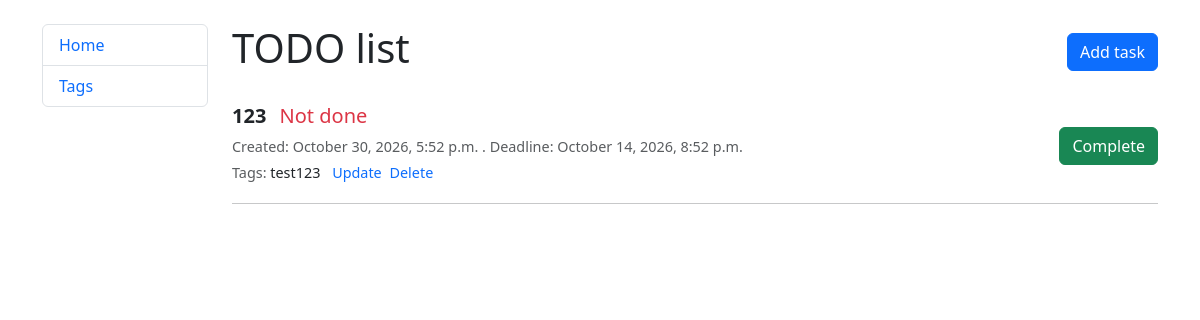
Before: / with the older database file.
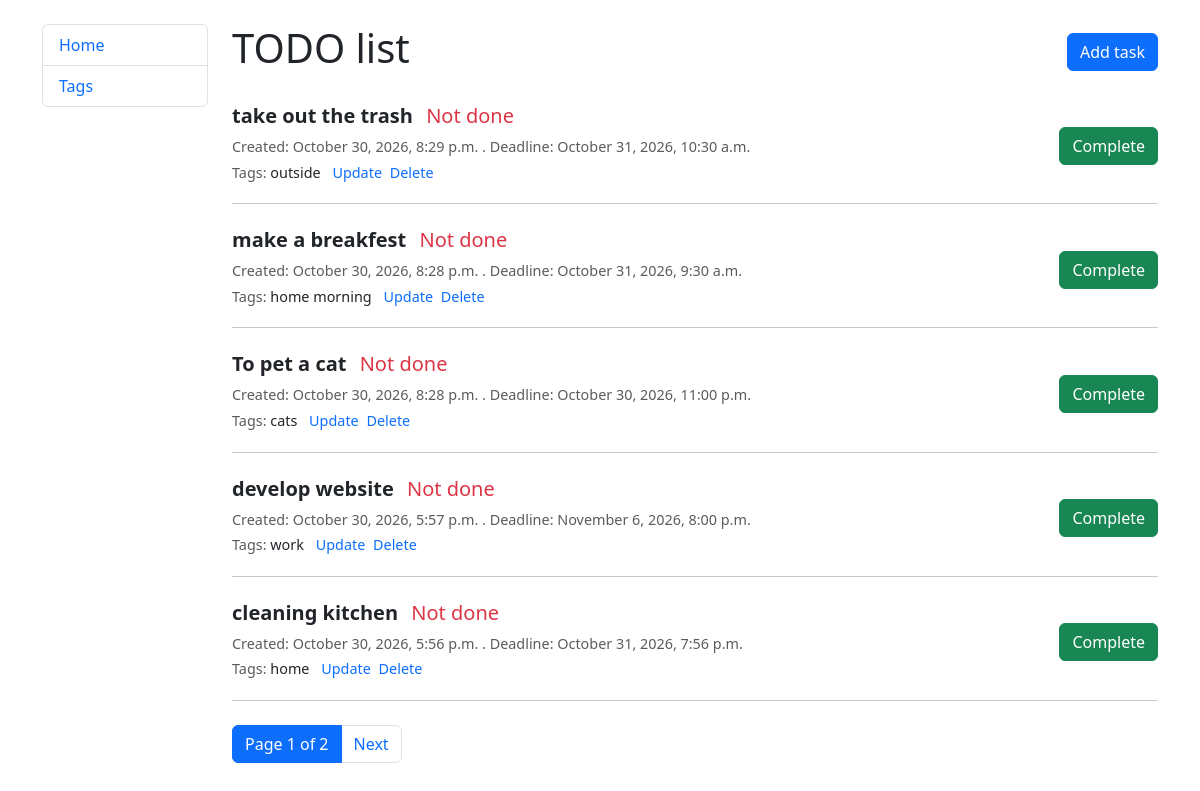
After: the same page with the newer database file.
### todo/models.py (models this page shows, shortened)
class Task(models.Model):
    content = models.TextField()
    created_at = models.DateTimeField(auto_now_add=True)
    deadline = models.DateTimeField(null=True, blank=True)
    is_done = models.BooleanField(default=False)
    tags = models.ManyToManyField(Tag, related_name='tasks')
    class Meta:
        ordering = ["is_done", "-created_at"]

class Tag(models.Model):
    name = models.CharField(max_length=255)

### todo/views.py (the view)
# urls.py: path("", TaskListView.as_view(), name="task-list"),
class TaskListView(generic.ListView):
    model = Task
    queryset = Task.objects.prefetch_related("tags")
    paginate_by = 5 # Number of tasks per page

### todo/templates/todo/task_list.html (shortened to what this page needs)
{% extends "todo/base.html" %}
{% block content %}
<div class="d-flex justify-content-between align-items-center mb-4">
    <h1>TODO list</h1>
    <a href="{% url 'todo:task-create' %}" class="btn btn-primary">Add task</a>
</div>
<div class="task-list">
    {% for task in task_list %}
        <div class="mb-4">
            <div class="d-flex justify-content-between align-items-center">
                <div>
                    <h5>
                        <strong>{{ task.content }}</strong>
                        {% if task.is_done %}
                            <span class="text-success ms-2">Done</span>
                        {% else %}
                            <span class="text-danger ms-2">Not done</span>
                        {% endif %}
                    </h5>
                    <p class="text-muted mb-1" style="font-size: 0.9em;">
                        Created: {{ task.created_at|date:"F j, Y, g:i a" }}
                        {% if task.deadline %}
                            . Deadline: {{ task.deadline|date:"F j, Y, g:i a" }}
                        {% endif %}
                    </p>
                    <p class="mb-1" style="font-size: 0.9em;">
                        <span class="text-muted">Tags:</span>
                        {% for tag in task.tags.all %}
                            {{ tag.name }}{% if not forloop.last %} {% endif %}
                        {% empty %}
                            none
                        {% endfor %}
                        <a href="{% url 'todo:task-update' pk=task.id %}" class="text-primary ms-2 text-decoration-none">Update</a>
                        <a href="{% url 'todo:task-delete' pk=task.id %}" class="text-primary ms-1 text-decoration-none">Delete</a>
                    </p>
                </div>
                <div>
                    <form action="{% url 'todo:task-toggle' pk=task.id %}" method="post" style="display: inline;">
                        {% if task.is_done %}
                            <button type="submit" class="btn btn-secondary">Undo</button>
                        {% else %}
                            <button type="submit" class="btn btn-success">Complete</button>
                        {% endif %}
                    </form>
                </div>
            </div>
            <hr>
        </div>
    {% empty %}
        <p>No tasks yet.</p>
    {% endfor %}
</div>
{% if is_paginated %}
  <nav aria-label="Page navigation" class="mt-4">
    <ul class="pagination">
      <li class="page-item active">
        <span class="page-link">Page {{ page_obj.number }} of {{ page_obj.paginator.num_pages }}</span>
      </li>
      {% if page_obj.has_next %}
        <li class="page-item">
          <a class="page-link" href="?page={{ page_obj.next_page_number }}">Next</a>
        </li>
      {% endif %}
    </ul>
  </nav>
{% endif %}
{% endblock %}

### todo/templates/todo/base.html (shortened to what this page needs)
<!DOCTYPE html>
<html lang="en">
<head>
    <link href="https://cdn.jsdelivr.net/npm/bootstrap@5.3.0/dist/css/bootstrap.min.css" rel="stylesheet">
</head>
<body>
    <div class="container mt-4">
        <div class="row">
            <nav class="col-md-2">
                <ul class="nav flex-column border rounded">
                    <li class="nav-item border-bottom">
                        <a class="nav-link text-primary" href="{% url 'todo:task-list' %}">Home</a>
                    </li>
                    <li class="nav-item">
                        <a class="nav-link text-primary" href="{% url 'todo:tag-list' %}">Tags</a>
                    </li>
                </ul>
            </nav>
            <main class="col-md-10">
                {% block content %}
                {% endblock %}
            </main>
        </div>
    </div>
</body>
</html>

Changed rows visible on the page:
removed Task: content "123", is_done "Not done", created_at "October 30, 2026, 5:52 p.m.", deadline "October 14, 2026, 8:52 p.m."
removed Tag: name "test123", shown under "123"
added Task: content "take out the trash", is_done "Not done", created_at "October 30, 2026, 8:29 p.m.", deadline "October 31, 2026, 10:30 a.m."
added Tag: name "outside", shown under "take out the trash"
added Task: content "make a breakfest", is_done "Not done", created_at "October 30, 2026, 8:28 p.m.", deadline "October 31, 2026, 9:30 a.m."
added Tag: name "home"
added Tag: name "morning", shown under "make a breakfest"
added Task: content "To pet a cat", is_done "Not done", created_at "October 30, 2026, 8:28 p.m.", deadline "October 30, 2026, 11:00 p.m."
added Tag: name "cats", shown under "To pet a cat"
added Task: content "develop website", is_done "Not done", created_at "October 30, 2026, 5:57 p.m.", deadline "November 6, 2026, 8:00 p.m."
added Tag: name "work", shown under "develop website"
added Task: content "cleaning kitchen", is_done "Not done", created_at "October 30, 2026, 5:56 p.m.", deadline "October 31, 2026, 7:56 p.m."
Other visible differences:
{{ page_obj.number }}: (not shown) → "1"
{{ page_obj.paginator.num_pages }}: (not shown) → "2"
text now shown: "Page of Next"
